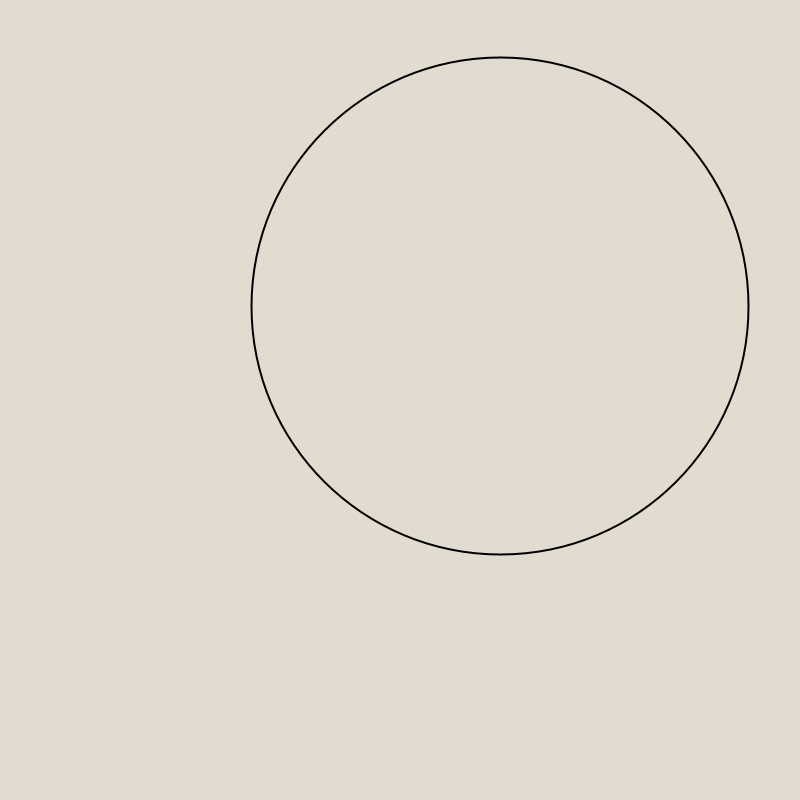
Frame 1 (no input)
Frame 60 (the mouse pressed at the canvas centre just before this capture): identical to frame 1, image omitted
Frame 120 (the mouse held since frame 60 and released just before this capture): identical to frame 1, image omitted

The Processing sketch that drew this single still picture (run headless with seeded random() and noise(); from frame 60 on, the mouse is pressed at the canvas centre):

// Processing sketch: Contingency10sketch_240522d
// ── Contingency10sketch_240522d.pde
//Circle Line
//Ellsworth Kelly
//Date: 1951https://www.wikiart.org/en/ellsworth-kelly/circle-line-1951
 

void setup(){
  size(800,800);
  strokeCap(PROJECT);
}

void draw(){
  background(226,219,207);
noFill();
strokeWeight(2);
circle(500,306,497);
   
}
